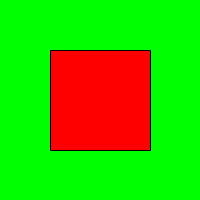
Frame 1 (no input)
Frame 60 (the mouse pressed at the canvas centre just before this capture): identical to frame 1, image omitted
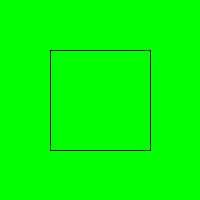
Frame 120 (the mouse held since frame 60 and released just before this capture)

The Processing sketch that drew these frames (run headless with seeded random() and noise(); from frame 60 on, the mouse is pressed at the canvas centre):

// Processing sketch: E8_My_First_Event_Handler
// ── E8_My_First_Event_Handler.pde
// My First Event Handler

// This program draws a 100x100 square on a 200x200 canvas.
// 

void setup() {                    // Called once when the program is started.
  size(200, 200);                 // Canvas size is 200 x 200 pixels.
  background(0,255,0);        // Background color is grey (128,128,128).
  stroke(0,0,0);                  // Stroke color is black (0,0,0)
  fill(255,0,0);
}

void draw() {                     // Called for every frame 
 // background(128,128,128);
  rect(50,50,100,100);            // Draw a rectangle upper left corner (50,50), size (100x100)
}

void mouseReleased() {
  fill(255,0,0);
  background(0,255,0);
}

void mousePressed() {
  fill(0,255,0);
  background(255,0,0);
}
